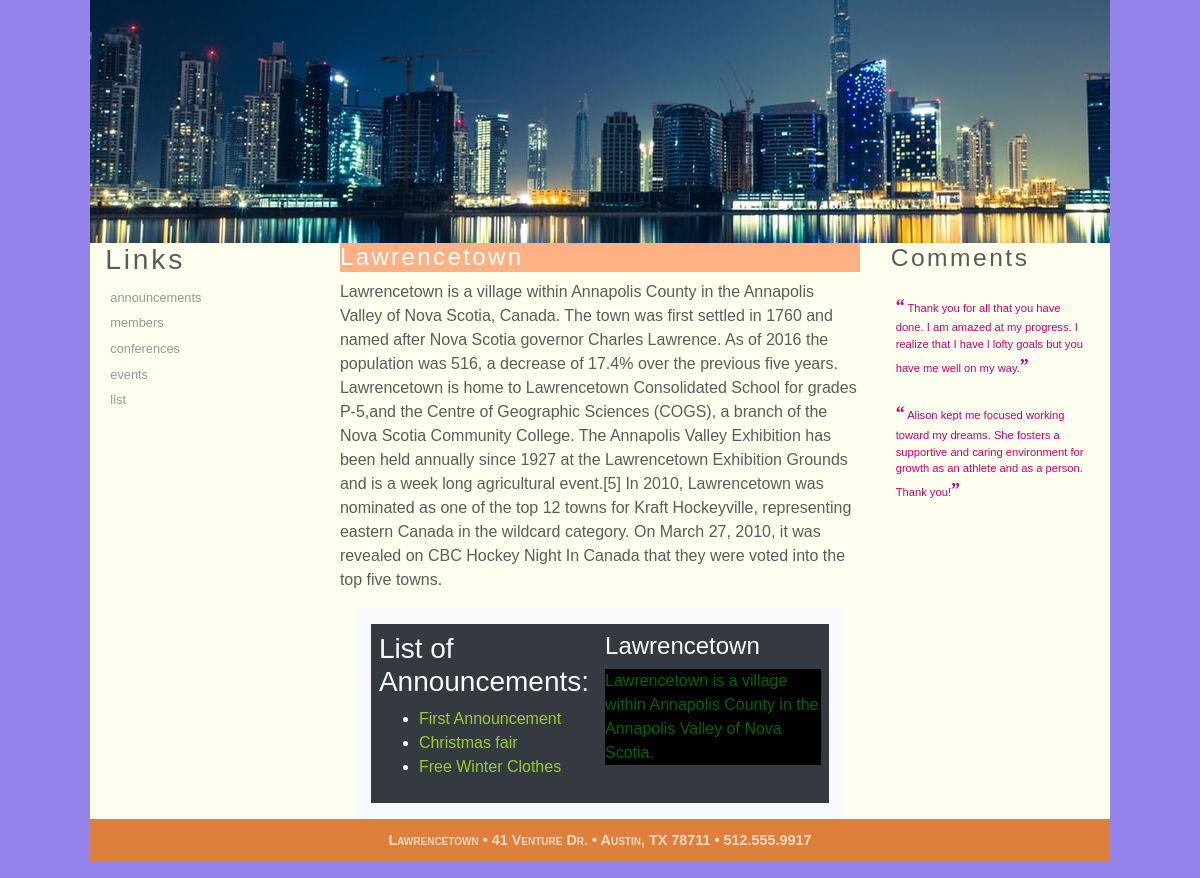
The page /members/ on the database its author committed.
### members/models.py (models this page shows, shortened)
class Announcement(models.Model):
    name = models.CharField(max_length=20)
    description = models.TextField(max_length=500)
    date = models.DateTimeField()

### members/views.py (the view)
# urls.py: path('', views.AnnouncementsView.as_view(), name='announcements'),
class AnnouncementsView(generic.ListView):
    template_name = 'members/announcement_index.html'
    context_object_name = 'list'
    def get_queryset(self):
        return Announcement.objects.all()

### members/templates/members/announcement_index.html (shortened to what this page needs)
{% extends "members/base.html" %}
{% block content-1 %}
    <h3>List of Announcements:</h3>
    {% if list %}
        <ul>
            {% for item in list %}
                <li><a href="{% url 'members:announcement_results' item.id %}">{{ item.name }}</a></li>
            {% endfor %}
        </ul>
    {% else %}
        <p>Not available.</p>
    {% endif %}
{% endblock %}
{% block content-2 %}
    <h4>Lawrencetown</h4>
    <p class="my-primary">Lawrencetown is a village within Annapolis County in the Annapolis Valley of
        Nova Scotia.</p>
{% endblock %}

### members/static/members/css/custom.css (style rules this page uses)
li a { color: yellowgreen; }
p.my-primary { color: darkgreen; background-color: black; }
body { background: white url("../images/background.gif") no-repeat; }

### members/static/members/css/styles1.css (style rules this page uses)
html { background-color: hsl(250, 72%, 72%); }
body { color: rgb(91, 91, 91); font-family: Verdana, Geneva, sans-serif; background-color: ivory; }
article#about_tss ul li:first-of-type { list-style-image: url(runicon.png); }
article#about_tss ul li:nth-of-type(2) { list-style-image: url(bikeicon.png); }
article#about_tss ul li:last-of-type { list-style-image: url(swimicon.png); }

### members/static/members/css/layout1.css (style rules this page uses)
body { margin: 0 auto; width: 100%; max-width: 1020px; min-width: 640px; }

### rows shown on the page
Announcement: name "First Announcement"
Announcement: name "Christmas fair"
Announcement: name "Free Winter Clothes"
